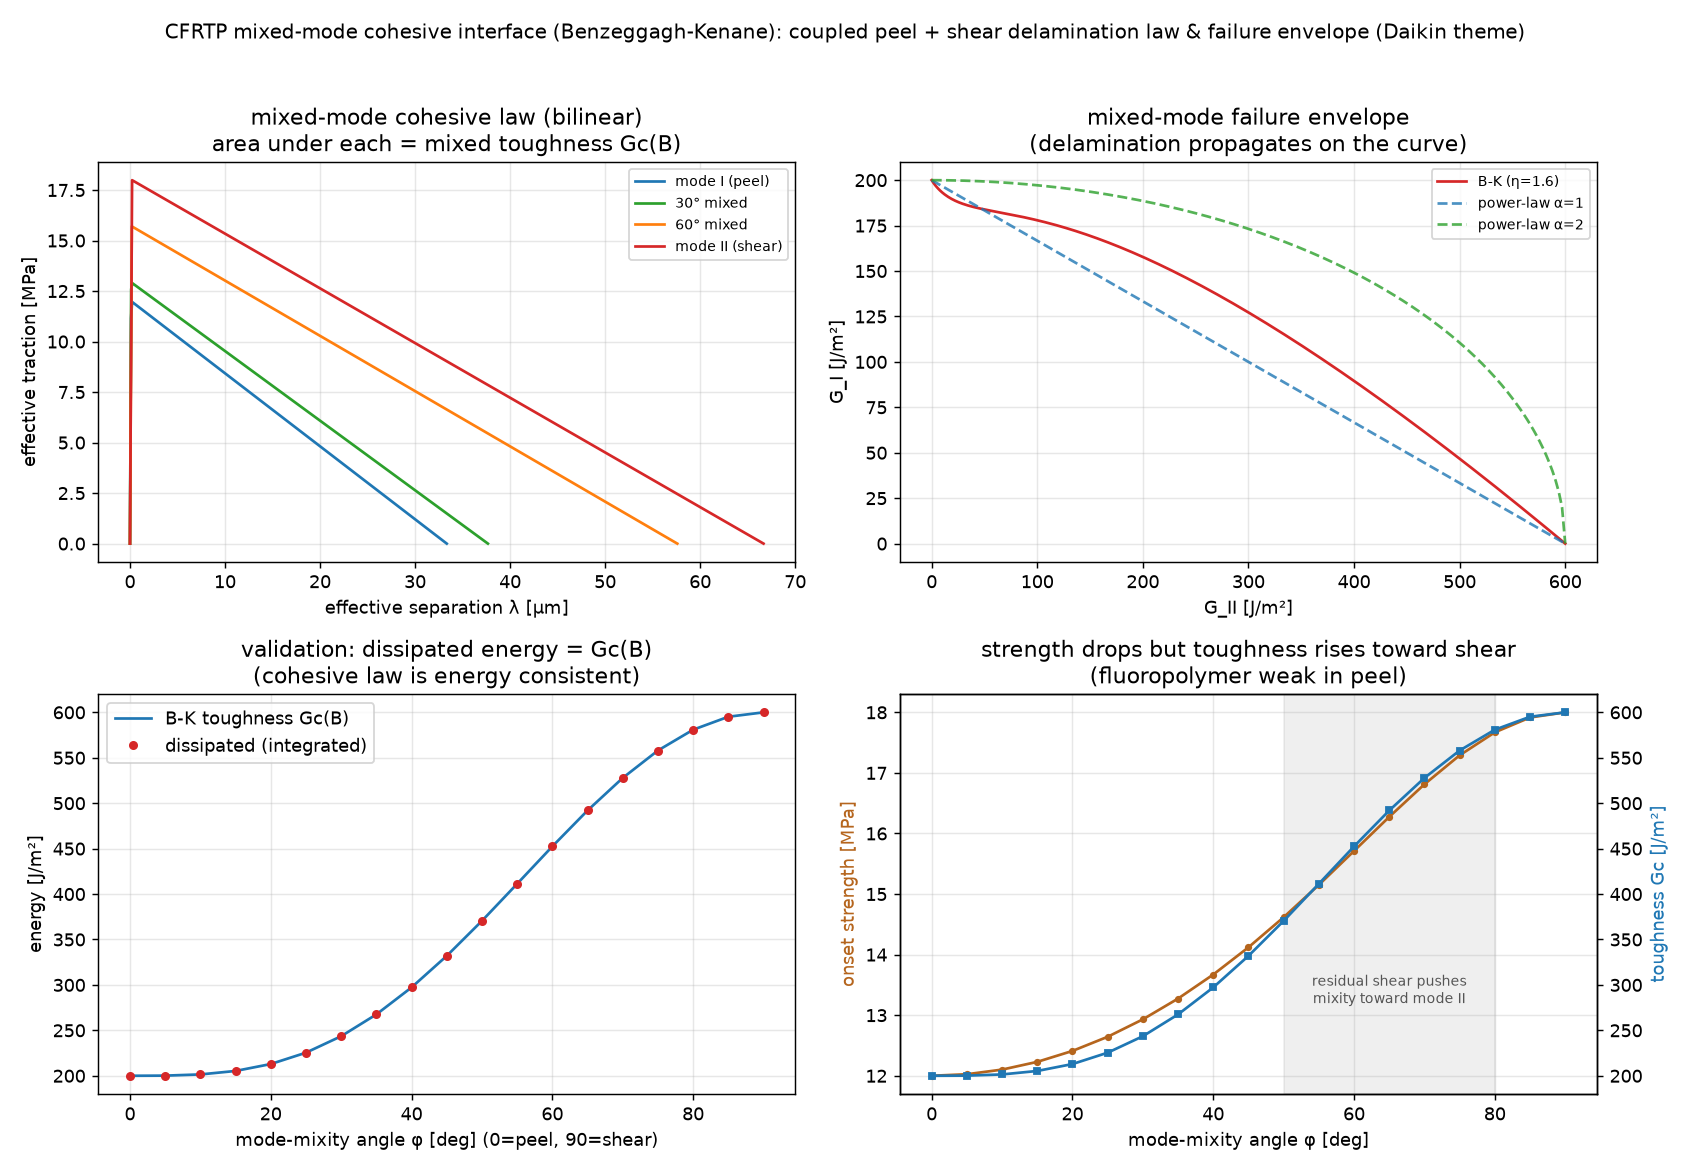

Reproduce this figure in Python.
"""cfrtp_cohesive_mixedmode.py — MIXED-MODE cohesive-zone interface law for CFRTP
interlaminar delamination (Daikin theme, research/MEMO_cfrp_residual_stress_collab.md),
upgrading the mode-II-only ILSS demo (cfrtp_ilss_interface.py) to coupled opening +
shear with a Benzeggagh-Kenane (B-K) mode-interaction criterion — how real delamination
mixes peel (mode I) and shear (mode II), and how the two Daikin issues interact (a
residual normal/shear pre-load shifts the mode mixity and the available toughness).

Model (Camanho-Davila mixed-mode bilinear cohesive):
  penalty stiffness K; strengths tn_max (mode I), ts_max (mode II); toughnesses GIc,
  GIIc; B-K exponent eta. For a loading direction (opening delta_n >= 0, shear delta_s):
    * mode-mixity energy fraction B = GII/(GI+GII),
    * mixed toughness (B-K):  Gc(B) = GIc + (GIIc - GIc) B^eta,
    * bilinear onset delta_m0 and final delta_mf from the mixed strength & Gc,
    * damage d(lambda) from the max effective separation lambda = sqrt(<dn>+^2 + ds^2),
    * tractions tn = (1-d) K <dn>+  - K<-dn>+ (compression penalty), ts = (1-d) K ds.

Validated: integrating the traction along a fixed-mixity separation path dissipates
exactly the B-K mixed-mode toughness Gc(B) (energy consistency, machine precision).

Shows: the effective traction-separation law across mode mixities (pure I -> pure II);
the B-K failure envelope in the (GII, GI) plane vs a power-law criterion; the dissipated
energy vs mode-mixity angle validating Gc(B); and the effective strength / toughness vs
mixity with the weak-fluoropolymer point and the residual-stress-induced mixity shift.

Honest scope: the cohesive CONSTITUTIVE law + mixed-mode envelope (the physics that a
2D/3D cohesive interface element would carry at each interface point); full 2D/3D
delamination-front propagation on a mesh is the next step (sibling to the repo's ⑭
phase-field interface fracture). Illustrative CFRTP-like properties. No ML.

Run:  python3 cfrtp_cohesive_mixedmode.py     (writes cfrtp_cohesive_mixedmode.png)
      python3 cfrtp_cohesive_mixedmode.py --help
"""
from __future__ import annotations

import argparse

import numpy as np

SEED = 20260726
K_PEN = 1e14           # penalty stiffness [Pa/m]
TN_MAX = 12e6          # mode-I (opening) strength [Pa] (weak fluoropolymer interface)
TS_MAX = 18e6          # mode-II (shear) strength [Pa]
GIC = 0.20e3           # mode-I toughness [J/m^2]
GIIC = 0.60e3          # mode-II toughness [J/m^2]
ETA = 1.6              # Benzeggagh-Kenane exponent


def bk_toughness(B, eta=ETA):
    """Benzeggagh-Kenane mixed-mode toughness; B = GII/(GI+GII) in [0,1]."""
    return GIC + (GIIC - GIC) * B ** eta


def mixed_params(phi):
    """Onset and final effective separations for a loading direction angle phi
    (dn = lambda cos phi >= 0 opening, ds = lambda sin phi). Camanho-Davila bilinear."""
    dn0 = TN_MAX / K_PEN; ds0 = TS_MAX / K_PEN
    c, s = np.cos(phi), np.sin(phi)
    if c <= 1e-9:                                   # pure mode II
        dm0 = ds0; B = 1.0
    else:
        beta = s / c                                # ds/dn
        dm0 = dn0 * ds0 * np.sqrt((1 + beta ** 2) / (ds0 ** 2 + (beta * dn0) ** 2))
        # energy mode fraction with equal penalty stiffness: B = ds^2/(dn^2+ds^2)
        B = s ** 2 / (c ** 2 + s ** 2)
    Gc = bk_toughness(B)
    tau0 = K_PEN * dm0                              # effective traction at onset
    dmf = 2.0 * Gc / tau0                           # bilinear final separation
    return dm0, dmf, Gc, B


def tractions(dn, ds, dmax):
    """Mixed-mode tractions and updated max effective separation (irreversible damage)."""
    lam = np.sqrt(np.maximum(dn, 0.0) ** 2 + ds ** 2)
    lam_h = max(lam, dmax)
    phi = np.arctan2(abs(ds), max(dn, 1e-30))
    dm0, dmf, Gc, B = mixed_params(phi)
    if lam_h <= dm0:
        d = 0.0
    elif lam_h >= dmf:
        d = 1.0
    else:
        d = dmf * (lam_h - dm0) / (lam_h * (dmf - dm0))
    tn = (1 - d) * K_PEN * max(dn, 0.0) - K_PEN * max(-dn, 0.0)   # compression penalty
    ts = (1 - d) * K_PEN * ds
    return tn, ts, max(lam, dmax), Gc, B


def dissipated(phi, nlam=4000):
    """Integrate traction.d(separation) along a fixed-direction path -> dissipated energy
    (should equal the mixed-mode toughness Gc(B))."""
    dm0, dmf, Gc, B = mixed_params(phi)
    lam = np.linspace(0, dmf * 1.05, nlam)
    c, s = np.cos(phi), np.sin(phi)
    Dn, Ds = lam * c, lam * s
    tn_a = np.zeros(nlam); ts_a = np.zeros(nlam); dmax = 0.0
    for i in range(nlam):
        tn_a[i], ts_a[i], dmax, _, _ = tractions(Dn[i], Ds[i], dmax)
    W = np.trapezoid(tn_a, Dn) + np.trapezoid(ts_a, Ds)
    return W, Gc, B


def main():
    ap = argparse.ArgumentParser(description=__doc__,
                                 formatter_class=argparse.RawDescriptionHelpFormatter)
    ap.add_argument("--out", type=str, default="cfrtp_cohesive_mixedmode.png")
    args = ap.parse_args()
    np.random.seed(SEED)

    # energy-consistency validation across mixities
    phis = np.linspace(0.0, np.pi / 2, 19)
    W = np.zeros_like(phis); Gc = np.zeros_like(phis); Bs = np.zeros_like(phis)
    for i, ph in enumerate(phis):
        W[i], Gc[i], Bs[i] = dissipated(ph)
    err = float(np.max(np.abs(W - Gc) / Gc))
    print(f"mixed-mode cohesive (B-K eta={ETA}): dissipated energy vs Gc(B) "
          f"max rel err {err:.2e} (energy consistency)")
    print(f"  toughness pure-I {GIC:.0f} -> pure-II {GIIC:.0f} J/m^2; "
          f"strengths tn {TN_MAX/1e6:.0f}, ts {TS_MAX/1e6:.0f} MPa")

    _plot(args.out, phis, W, Gc, Bs)
    print(f"wrote {args.out}")


def _plot(out, phis, W, Gc, Bs):
    import matplotlib
    matplotlib.use("Agg")
    import matplotlib.pyplot as plt
    fig, ax = plt.subplots(2, 2, figsize=(13, 9))

    # effective traction-separation for several mixities
    for ph, lab, c in [(0.0, "mode I (peel)", "#1f77b4"),
                       (np.pi / 6, "30° mixed", "#2ca02c"),
                       (np.pi / 3, "60° mixed", "#ff7f0e"),
                       (np.pi / 2 - 1e-6, "mode II (shear)", "#d62728")]:
        dm0, dmf, Gc0, B = mixed_params(ph)
        lam = np.linspace(0, dmf, 300); teff = np.zeros_like(lam); dmax = 0.0
        cc, ss = np.cos(ph), np.sin(ph)
        for i, L in enumerate(lam):
            tn, ts, dmax, _, _ = tractions(L * cc, L * ss, dmax)
            teff[i] = np.hypot(tn, ts)
        ax[0, 0].plot(lam * 1e6, teff / 1e6, "-", color=c, label=lab)
    ax[0, 0].set_xlabel("effective separation λ [µm]"); ax[0, 0].set_ylabel("effective traction [MPa]")
    ax[0, 0].set_title("mixed-mode cohesive law (bilinear)\narea under each = mixed toughness Gc(B)")
    ax[0, 0].legend(fontsize=8); ax[0, 0].grid(True, alpha=0.3)

    # B-K failure envelope in (GII, GI) vs power-law
    B = np.linspace(0, 1, 200)
    Gc_bk = GIC + (GIIC - GIC) * B ** ETA
    GII = Gc_bk * B; GI = Gc_bk * (1 - B)
    ax[0, 1].plot(GII, GI, "-", color="#d62728", label=f"B-K (η={ETA})")
    for al, c in [(1.0, "#1f77b4"), (2.0, "#2ca02c")]:
        gii = np.linspace(0, GIIC, 200)
        gi = GIC * (1 - (gii / GIIC) ** al) ** (1 / al)
        ax[0, 1].plot(gii, gi, "--", color=c, alpha=0.8, label=f"power-law α={al:.0f}")
    ax[0, 1].set_xlabel("G_II [J/m²]"); ax[0, 1].set_ylabel("G_I [J/m²]")
    ax[0, 1].set_title("mixed-mode failure envelope\n(delamination propagates on the curve)")
    ax[0, 1].legend(fontsize=8); ax[0, 1].grid(True, alpha=0.3)

    # energy consistency: dissipated vs Gc(B) across mixity angle
    ang = np.degrees(phis)
    ax[1, 0].plot(ang, Gc, "-", color="#1f77b4", label="B-K toughness Gc(B)")
    ax[1, 0].plot(ang, W, "o", ms=4, color="#d62728", label="dissipated (integrated)")
    ax[1, 0].set_xlabel("mode-mixity angle φ [deg] (0=peel, 90=shear)")
    ax[1, 0].set_ylabel("energy [J/m²]")
    ax[1, 0].set_title("validation: dissipated energy = Gc(B)\n(cohesive law is energy consistent)")
    ax[1, 0].legend(); ax[1, 0].grid(True, alpha=0.3)

    # effective strength & toughness vs mixity, with residual-stress mixity shift
    teff0 = np.array([K_PEN * mixed_params(ph)[0] for ph in phis]) / 1e6
    ax[1, 1].plot(ang, teff0, "-o", ms=3, color="#b5651d", label="onset strength [MPa]")
    ax[1, 1].set_xlabel("mode-mixity angle φ [deg]"); ax[1, 1].set_ylabel("onset strength [MPa]", color="#b5651d")
    axb = ax[1, 1].twinx()
    axb.plot(ang, Gc, "-s", ms=3, color="#1f77b4", label="toughness Gc [J/m²]")
    axb.set_ylabel("toughness Gc [J/m²]", color="#1f77b4")
    ax[1, 1].axvspan(50, 80, color="gray", alpha=0.12)
    ax[1, 1].annotate("residual shear pushes\nmixity toward mode II", xy=(65, teff0.min() * 1.1),
                      fontsize=8, ha="center", color="#555")
    ax[1, 1].set_title("strength drops but toughness rises toward shear\n(fluoropolymer weak in peel)")
    ax[1, 1].grid(True, alpha=0.3)

    fig.suptitle("CFRTP mixed-mode cohesive interface (Benzeggagh-Kenane): coupled peel + shear "
                 "delamination law & failure envelope (Daikin theme)", fontsize=11)
    fig.tight_layout(rect=[0, 0, 1, 0.96])
    fig.savefig(out, dpi=130)


if __name__ == "__main__":
    main()
